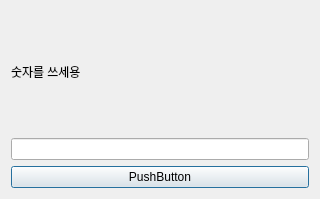
<?xml version="1.0" encoding="UTF-8"?>
<ui version="4.0">
 <class>Dialog</class>
 <widget class="QDialog" name="Dialog">
  <property name="geometry">
   <rect>
    <x>0</x>
    <y>0</y>
    <width>320</width>
    <height>199</height>
   </rect>
  </property>
  <property name="windowTitle">
   <string>Dialog</string>
  </property>
  <layout class="QGridLayout" name="gridLayout">
   <item row="0" column="0">
    <widget class="QLabel" name="label">
     <property name="text">
      <string>숫자를 쓰세용</string>
     </property>
    </widget>
   </item>
   <item row="1" column="0">
    <widget class="QLineEdit" name="input_text"/>
   </item>
   <item row="2" column="0">
    <widget class="QPushButton" name="input">
     <property name="text">
      <string>PushButton</string>
     </property>
    </widget>
   </item>
  </layout>
 </widget>
 <resources/>
 <connections/>
</ui>
